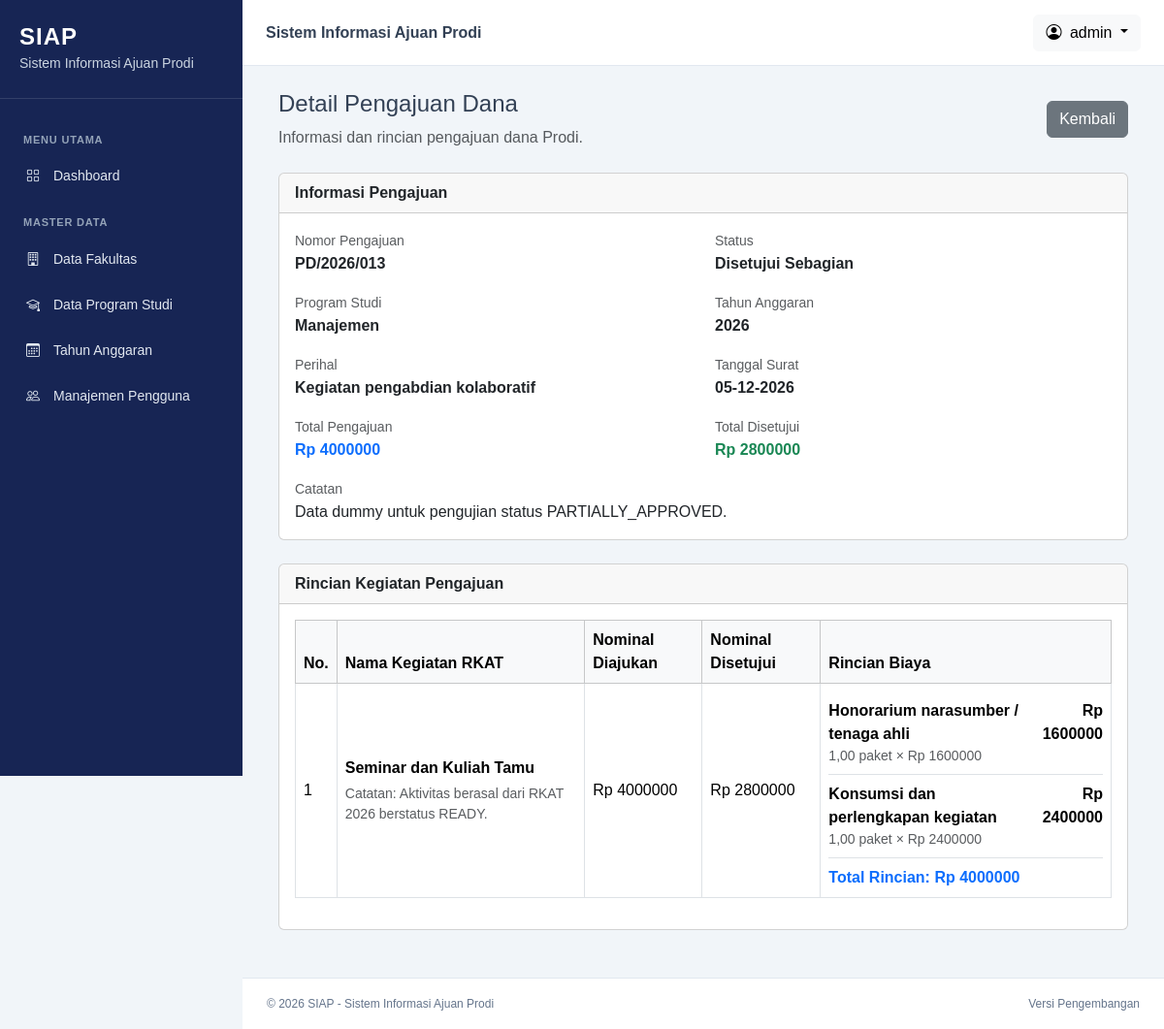
/pengajuan-dana/13/ (signed in), run on the app's committed database.
### apps/fund_requests/models.py (models this page shows, shortened)
class FundRequest(TimeStampedModel):
    class Status(models.TextChoices):
        DRAFT = "DRAFT", "Draft"
        SUBMITTED = "SUBMITTED", "Diajukan ke Fakultas"
        REVISION = "REVISION", "Perlu Revisi"
        FACULTY_CHECKED = "FACULTY_CHECKED", "Diperiksa Fakultas"
        FORWARDED = "FORWARDED", "Diteruskan ke Lembaga"
        APPROVED = "APPROVED", "Disetujui Lembaga"
        PARTIALLY_APPROVED = "PARTIALLY_APPROVED", "Disetujui Sebagian"
        REJECTED = "REJECTED", "Ditolak"
        CANCELLED = "CANCELLED", "Dibatalkan"
    study_program = models.ForeignKey(
        StudyProgram,
        on_delete=models.PROTECT,
        related_name="fund_requests",
        verbose_name="Program Studi",
    )
    budget_year = models.ForeignKey(
        BudgetYear,
        on_delete=models.PROTECT,
        related_name="fund_requests",
        verbose_name="Tahun Anggaran",
    )
    request_number = models.CharField(
        max_length=50,
        unique=True,
        verbose_name="Nomor Pengajuan",
    )
    subject = models.CharField(
        max_length=255,
        verbose_name="Perihal Pengajuan",
    )
    letter_date = models.DateField(
        default=timezone.localdate,
        verbose_name="Tanggal Surat",
    )
    created_by = models.ForeignKey(
        settings.AUTH_USER_MODEL,
        on_delete=models.PROTECT,
        related_name="created_fund_requests",
    )
    status = models.CharField(
        max_length=30,
        choices=Status.choices,
        default=Status.DRAFT,
    )
    submitted_at = models.DateTimeField(null=True, blank=True)
    notes = models.TextField(blank=True)
    class Meta:
        db_table = "fund_requests"
        ordering = ["-created_at"]
        verbose_name = "Pengajuan Dana"
        verbose_name_plural = "Pengajuan Dana"
    @property
    def requested_total(self):
        return self.activities.aggregate(
            total=Sum("requested_amount")
        )["total"] or 0
    @property
    def approved_total(self):
        return self.activities.aggregate(
            total=Sum("approved_amount")
        )["total"] or 0

class FundRequestActivity(TimeStampedModel):
    fund_request = models.ForeignKey(
        FundRequest,
        on_delete=models.CASCADE,
        related_name="activities",
    )
    rkat_activity = models.ForeignKey(
        RKATActivity,
        on_delete=models.PROTECT,
        related_name="fund_request_activities",
        verbose_name="Aktivitas RKAT",
    )
    requested_amount = models.DecimalField(
        max_digits=15,
        decimal_places=2,
        verbose_name="Nominal Diajukan",
    )
    approved_amount = models.DecimalField(
        max_digits=15,
        decimal_places=2,
        null=True,
        blank=True,
        verbose_name="Nominal Disetujui Lembaga",
    )
    notes = models.TextField(blank=True)
    class Meta:
        db_table = "fund_request_activities"
        ordering = ["id"]
        verbose_name = "Aktivitas Pengajuan"
        verbose_name_plural = "Aktivitas Pengajuan"
        constraints = [
            models.UniqueConstraint(
                fields=["fund_request", "rkat_activity"],
                name="unique_rkat_activity_per_request",
            )
        ]
    @property
    def cost_total(self):
        return sum(
            (
                item.total_amount
                for item in self.cost_items.all()
            ),
            Decimal("0"),
        )

class RequestCostItem(TimeStampedModel):
    request_activity = models.ForeignKey(
        FundRequestActivity,
        on_delete=models.CASCADE,
        related_name="cost_items",
    )
    description = models.CharField(
        max_length=255,
        verbose_name="Uraian Biaya",
    )
    quantity = models.DecimalField(
        max_digits=12,
        decimal_places=2,
        default=1,
        verbose_name="Jumlah",
    )
    unit = models.CharField(
        max_length=50,
        verbose_name="Satuan",
    )
    unit_price = models.DecimalField(
        max_digits=15,
        decimal_places=2,
        verbose_name="Harga Satuan",
    )
    class Meta:
        db_table = "request_cost_items"
        ordering = ["id"]
        verbose_name = "Rincian Biaya"
        verbose_name_plural = "Rincian Biaya"
    @property
    def total_amount(self):
        return self.quantity * self.unit_price

### apps/master_data/models.py (models this page shows, shortened)
class TimeStampedModel(models.Model):
    created_at = models.DateTimeField(auto_now_add=True)
    updated_at = models.DateTimeField(auto_now=True)
    class Meta:
        abstract = True

class StudyProgram(TimeStampedModel):
    faculty = models.ForeignKey(
        Faculty,
        on_delete=models.PROTECT,
        related_name="study_programs"
    )
    name = models.CharField(
        max_length=150,
        verbose_name="Nama Program Studi"
    )
    code = models.CharField(
        max_length=20,
        unique=True,
        verbose_name="Kode Program Studi"
    )
    class Meta:
        db_table = "master_study_program"
        ordering = ["name"]
        verbose_name = "Program Studi"
        verbose_name_plural = "Program Studi"

class BudgetYear(TimeStampedModel):
    name = models.CharField(
        max_length=20,
        unique=True,
        verbose_name="Tahun Anggaran"
    )
    start_date = models.DateField(
        verbose_name="Tanggal Mulai"
    )
    end_date = models.DateField(
        verbose_name="Tanggal Selesai"
    )
    is_active = models.BooleanField(
        default=False,
        verbose_name="Tahun Aktif"
    )
    class Meta:
        db_table = "master_budget_year"
        ordering = ["-start_date"]
        verbose_name = "Tahun Anggaran"
        verbose_name_plural = "Tahun Anggaran"

### apps/rkat/models.py (models this page shows, shortened)
class RKATActivity(TimeStampedModel):
    rkat = models.ForeignKey(
        RKATSubmission,
        on_delete=models.PROTECT,
        related_name="activities"
    )
    name = models.CharField(
        max_length=200
    )
    description = models.TextField(
        blank=True
    )
    proposed_amount = models.DecimalField(
        max_digits=15,
        decimal_places=2,
        default=0
    )
    class Meta:
        db_table = "rkat_activity"
        ordering = ["id"]

### apps/fund_requests/views.py (the view)
@login_required
def fund_request_detail(request, pk):
    role = get_user_role(request.user)
    if role not in [
        UserProfile.Role.ADMIN,
        UserProfile.Role.PRODI,
        UserProfile.Role.FAKULTAS,
    ]:
        return HttpResponseForbidden("Akses tidak diizinkan.")
    fund_request = get_object_or_404(
        get_fund_request_queryset_for_user(request.user),
        pk=pk,
    )
    context = {
        "fund_request": fund_request,
        "activities": fund_request.activities.select_related(
            "rkat_activity",
        ).prefetch_related(
            "cost_items",
        ),
        "user_role": role,
        "can_edit": (
            role == UserProfile.Role.PRODI
            and fund_request.status in [
                FundRequest.Status.DRAFT,
                FundRequest.Status.REVISION,
            ]
        ),
    }
    return render(
        request,
        "fund_requests/detail.html",
        context,
    )

### apps/fund_requests/services.py (called while the page is built)
def get_user_role(user):
    try:
        return user.profile.role
    except Exception:
        raise ValidationError(
            "Pengguna belum memiliki profil SIAP."
        )

### apps/fund_requests/views.py (called while the page is built)
def get_fund_request_queryset_for_user(user):
    queryset = FundRequest.objects.select_related(
        "study_program",
        "study_program__faculty",
        "budget_year",
        "created_by",
    )
    role = get_user_role(user)
    if role == UserProfile.Role.PRODI:
        return queryset.filter(
            study_program_id=user.profile.study_program_id
        )
    if role == UserProfile.Role.FAKULTAS:
        return queryset.filter(
            study_program__faculty_id=user.profile.faculty_id
        )
    if role == UserProfile.Role.ADMIN:
        return queryset
    return queryset.none()

### templates/fund_requests/detail.html (shortened to what this page needs)
{% extends "master/base.html" %}
{% block content %}
<div class="container-fluid">
    <div class="d-flex justify-content-between align-items-center mb-4">
        <div>
            <h4>Detail Pengajuan Dana</h4>
            <p class="text-muted mb-0">
                Informasi dan rincian pengajuan dana Prodi.
            </p>
        </div>
        <a href="{% url 'fund_requests:index' %}"
           class="btn btn-secondary">
            Kembali
        </a>
    </div>
    <div class="card mb-4">
        <div class="card-header">
            <strong>Informasi Pengajuan</strong>
        </div>
        <div class="card-body">
            <div class="row">
                <div class="col-md-6 mb-3">
                    <small class="text-muted">Nomor Pengajuan</small>
                    <div class="fw-bold">
                        {{ fund_request.request_number }}
                    </div>
                </div>
                <div class="col-md-6 mb-3">
                    <small class="text-muted">Status</small>
                    <div class="fw-bold">
                        {{ fund_request.get_status_display }}
                    </div>
                </div>
                <div class="col-md-6 mb-3">
                    <small class="text-muted">Program Studi</small>
                    <div class="fw-bold">
                        {{ fund_request.study_program.name }}
                    </div>
                </div>
                <div class="col-md-6 mb-3">
                    <small class="text-muted">Tahun Anggaran</small>
                    <div class="fw-bold">
                        {{ fund_request.budget_year.name }}
                    </div>
                </div>
                <div class="col-md-6 mb-3">
                    <small class="text-muted">Perihal</small>
                    <div class="fw-bold">
                        {{ fund_request.subject }}
                    </div>
                </div>
                <div class="col-md-6 mb-3">
                    <small class="text-muted">Tanggal Surat</small>
                    <div class="fw-bold">
                        {{ fund_request.letter_date|date:"d-m-Y" }}
                    </div>
                </div>
                <div class="col-md-6 mb-3">
                    <small class="text-muted">Total Pengajuan</small>
                    <div class="fw-bold text-primary">
                        Rp {{ fund_request.requested_total|floatformat:0 }}
                    </div>
                </div>
                <div class="col-md-6 mb-3">
                    <small class="text-muted">Total Disetujui</small>
                    <div class="fw-bold text-success">
                        Rp {{ fund_request.approved_total|floatformat:0 }}
                    </div>
                </div>
                <div class="col-md-12">
                    <small class="text-muted">Catatan</small>
                    <div>
                        {{ fund_request.notes|default:"-" }}
                    </div>
                </div>
            </div>
        </div>
    </div>
    <div class="card mb-4">
        <div class="card-header d-flex justify-content-between align-items-center">
            <strong>Rincian Kegiatan Pengajuan</strong>
        </div>
        <div class="card-body">
            <div class="table-responsive">
                <table class="table table-bordered table-hover align-middle">
                    <thead class="table-light">
                        <tr>
                            <th width="5%">No.</th>
                            <th>Nama Kegiatan RKAT</th>
                            <th>Nominal Diajukan</th>
                            <th>Nominal Disetujui</th>
                            <th>Rincian Biaya</th>
                        </tr>
                    </thead>
                    <tbody>
                        {% for item in activities %}
                            <tr>
                                <td>{{ forloop.counter }}</td>
                                <td>
                                    <strong>
                                        {{ item.rkat_activity.name }}
                                    </strong>
                                    {% if item.notes %}
                                        <div class="small text-muted mt-1">
                                            Catatan: {{ item.notes }}
                                        </div>
                                    {% endif %}
                                </td>
                                <td>
                                    Rp {{ item.requested_amount|floatformat:0 }}
                                </td>
                                <td>
                                    {% if item.approved_amount != None %}
                                        Rp {{ item.approved_amount|floatformat:0 }}
                                    {% else %}
                                        -
                                    {% endif %}
                                </td>
                                <td>
                                    {% for cost in item.cost_items.all %}
                                        <div class="border-bottom py-2">
                                            <div class="d-flex justify-content-between align-items-start">
                                                <div>
                                                    <strong>
                                                        {{ cost.description }}
                                                    </strong>
                                                    <div class="small text-muted">
                                                        {{ cost.quantity|floatformat:2 }}
                                                        {{ cost.unit }}
                                                        ×
                                                        Rp {{ cost.unit_price|floatformat:0 }}
                                                    </div>
                                                </div>
                                                <div class="text-end">
                                                    <strong>
                                                        Rp {{ cost.total_amount|floatformat:0 }}
                                                    </strong>
                                                </div>
                                            </div>
                                        </div>
                                    {% empty %}
                                        <span class="text-muted">
                                            Belum ada rincian biaya.
                                        </span>
                                    {% endfor %}
                                    <div class="mt-2 text-primary">
                                        <strong>
                                            Total Rincian:
                                            Rp {{ item.cost_total|floatformat:0 }}
                                        </strong>
                                    </div>
                                </td>
                            </tr>
                        {% endfor %}
                    </tbody>
                </table>
            </div>
        </div>
    </div>
</div>
{% endblock %}

### templates/master/navbar.html (shortened to what this page needs)
<header class="top-navbar d-flex align-items-center justify-content-between">
    <div class="d-flex align-items-center gap-3">
        <div>
            <span class="fw-semibold">Sistem Informasi Ajuan Prodi</span>
        </div>
    </div>
    <div class="dropdown">
        <button
            class="btn btn-light dropdown-toggle"
            type="button"
            data-bs-toggle="dropdown"
        >
            <i class="bi bi-person-circle me-1"></i>
            {{ request.user.username }}
        </button>
    </div>
</header>

### static/css/style.css (style rules this page uses)
:root { --siap-primary: #2563eb; --siap-sidebar: #172554; --siap-sidebar-hover: #1e3a8a; --siap-background: #f1f5f9; --siap-text: #334155; }
* { box-sizing: border-box; }
body { margin: 0; font-family: Arial, Helvetica, sans-serif; background: var(--siap-background); color: var(--siap-text); }
.top-navbar { min-height: 68px; padding: 12px 24px; background: #fff; border-bottom: 1px solid #e2e8f0; }

### data on the page
FundRequest: request_number "PD/2026/013", status "Disetujui Sebagian", study_program.name "Manajemen", budget_year.name "2026", subject "Kegiatan pengabdian kolaboratif", letter_date "05-12-2026", requested_total "4000000", approved_total "2800000", notes "Data dummy untuk pengujian status PARTIALLY_APPROVED."
FundRequestActivity: rkat_activity.name "Seminar dan Kuliah Tamu", notes "Aktivitas berasal dari RKAT 2026 berstatus READY.", requested_amount "4000000", approved_amount "2800000", cost_total "4000000"
RequestCostItem: description "Honorarium narasumber / tenaga ahli", quantity "1,00", unit "paket", unit_price "1600000", total_amount "1600000"
RequestCostItem: description "Konsumsi dan perlengkapan kegiatan", quantity "1,00", unit "paket", unit_price "2400000", total_amount "2400000"

### other printed values
{{ request.user.username }} "admin"
